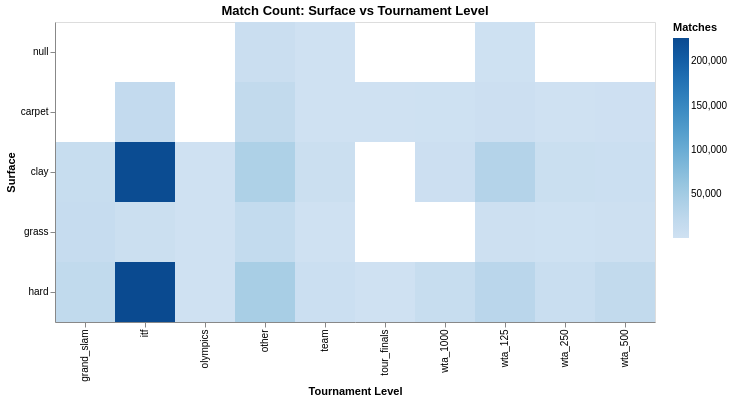

This figure's notebook cell:
### Markdown cell above
## 11. Surface vs Tournament Level Cross-Analysis

Analyze the relationship between surface types and tournament levels.

### Code cell
# Cross-tabulation of surface and level
if "surface" in df.columns and "level" in df.columns:
    cross_tab = df.group_by(["surface", "level"]).agg(
        pl.count().alias("match_count")
    ).sort("match_count", descending=True)
    
    print("Surface vs Tournament Level:")
    print(cross_tab.head(20))
    
    # Create heatmap
    chart = alt.Chart(cross_tab.to_pandas()).mark_rect().encode(
        x=alt.X("level:N", title="Tournament Level"),
        y=alt.Y("surface:N", title="Surface"),
        color=alt.Color("match_count:Q", title="Matches", scale=alt.Scale(scheme="blues")),
        tooltip=["surface", "level", "match_count"]
    ).properties(
        title="Match Count: Surface vs Tournament Level",
        width=600,
        height=300
    )
    
    chart.show()

### Figure 1 — Vega-Lite specification as saved in the notebook (floating-point values rounded to 4 significant figures)
{"config": {"view": {"continuousWidth": 300, "continuousHeight": 300}}, "data": {"name": "data-bd0649072c196528a59d40cf3d9f8598"}, "mark": {"type": "rect"}, "encoding": {"color": {"field": "match_count", "scale": {"scheme": "blues"}, "title": "Matches", "type": "quantitative"}, "tooltip": [{"field": "surface", "type": "nominal"}, {"field": "level", "type": "nominal"}, {"field": "match_count", "type": "quantitative"}], "x": {"field": "level", "title": "Tournament Level", "type": "nominal"}, "y": {"field": "surface", "title": "Surface", "type": "nominal"}}, "height": 300, "title": "Match Count: Surface vs Tournament Level", "width": 600, "$schema": "https://vega.github.io/schema/vega-lite/v6.4.1.json", "datasets": {"data-bd0649072c196528a59d40cf3d9f8598": [{"surface": "hard", "level": "itf", "match_count": 226526}, {"surface": "clay", "level": "itf", "match_count": 223830}, {"surface": "hard", "level": "other", "match_count": 45252}, {"surface": "clay", "level": "other", "match_count": 39443}, {"surface": "clay", "level": "wta_125", "match_count": 33175}, {"surface": "hard", "level": "wta_125", "match_count": 27054}, {"surface": "hard", "level": "grand_slam", "match_count": 18204}, {"surface": "hard", "level": "wta_500", "match_count": 17955}, {"surface": "carpet", "level": "other", "match_count": 17748}, {"surface": "carpet", "level": "itf", "match_count": 16561}, {"surface": "grass", "level": "other", "match_count": 15737}, {"surface": "grass", "level": "grand_slam", "match_count": 12380}, {"surface": "clay", "level": "grand_slam", "match_count": 10785}, {"surface": "hard", "level": "wta_1000", "match_count": 10065}, {"surface": "hard", "level": "wta_250", "match_count": 7553}, {"surface": null, "level": "other", "match_count": 6725}, {"surface": "clay", "level": "wta_250", "match_count": 6152}, {"surface": "grass", "level": "itf", "match_count": 6033}, {"surface": "clay", "level": "team", "match_count": 5813}, {"surface": "hard", "level": "team", "match_count": 5273}, {"surface": "clay", "level": "wta_500", "match_count": 4917}, {"surface": "carpet", "level": "wta_125", "match_count": 4292}, {"surface": "clay", "level": "wta_1000", "match_count": 4165}, {"surface": "grass", "level": "wta_125", "match_count": 2321}, {"surface": "grass", "level": "wta_500", "match_count": 2080}, {"surface": "carpet", "level": "wta_500", "match_count": 1318}, {"surface": null, "level": "wta_125", "match_count": 1113}, {"surface": "grass", "level": "wta_250", "match_count": 1008}, {"surface": "carpet", "level": "wta_1000", "match_count": 825}, {"surface": null, "level": "team", "match_count": 603}, {"surface": "hard", "level": "tour_finals", "match_count": 494}, {"surface": "hard", "level": "olympics", "match_count": 459}, {"surface": "carpet", "level": "team", "match_count": 371}, {"surface": "carpet", "level": "wta_250", "match_count": 308}, {"surface": "grass", "level": "team", "match_count": 186}, {"surface": "clay", "level": "olympics", "match_count": 149}, {"surface": "grass", "level": "olympics", "match_count": 64}, {"surface": "carpet", "level": "tour_finals", "match_count": 39}]}}
